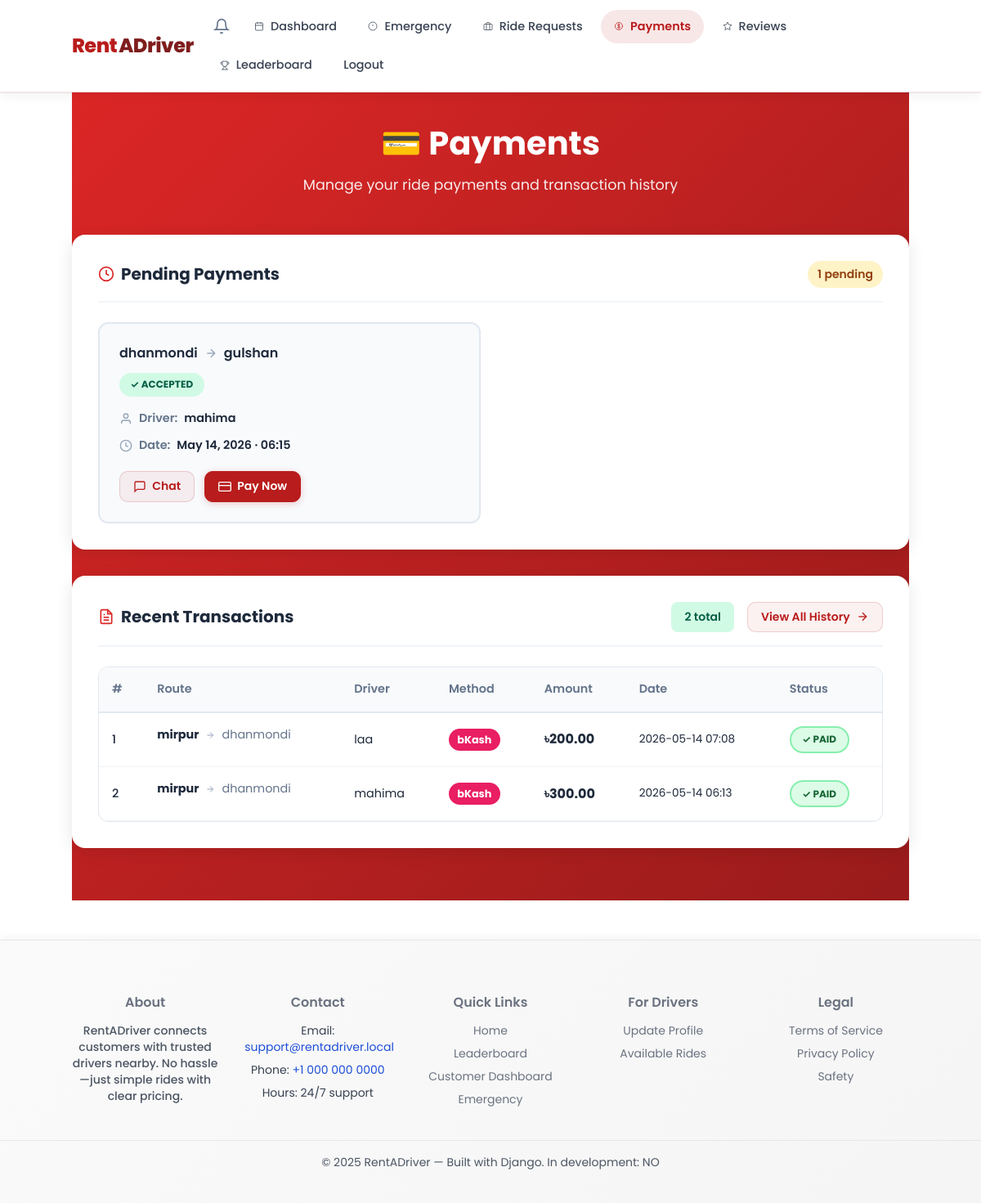
The page /payments/ (signed in) on the database as committed earlier.
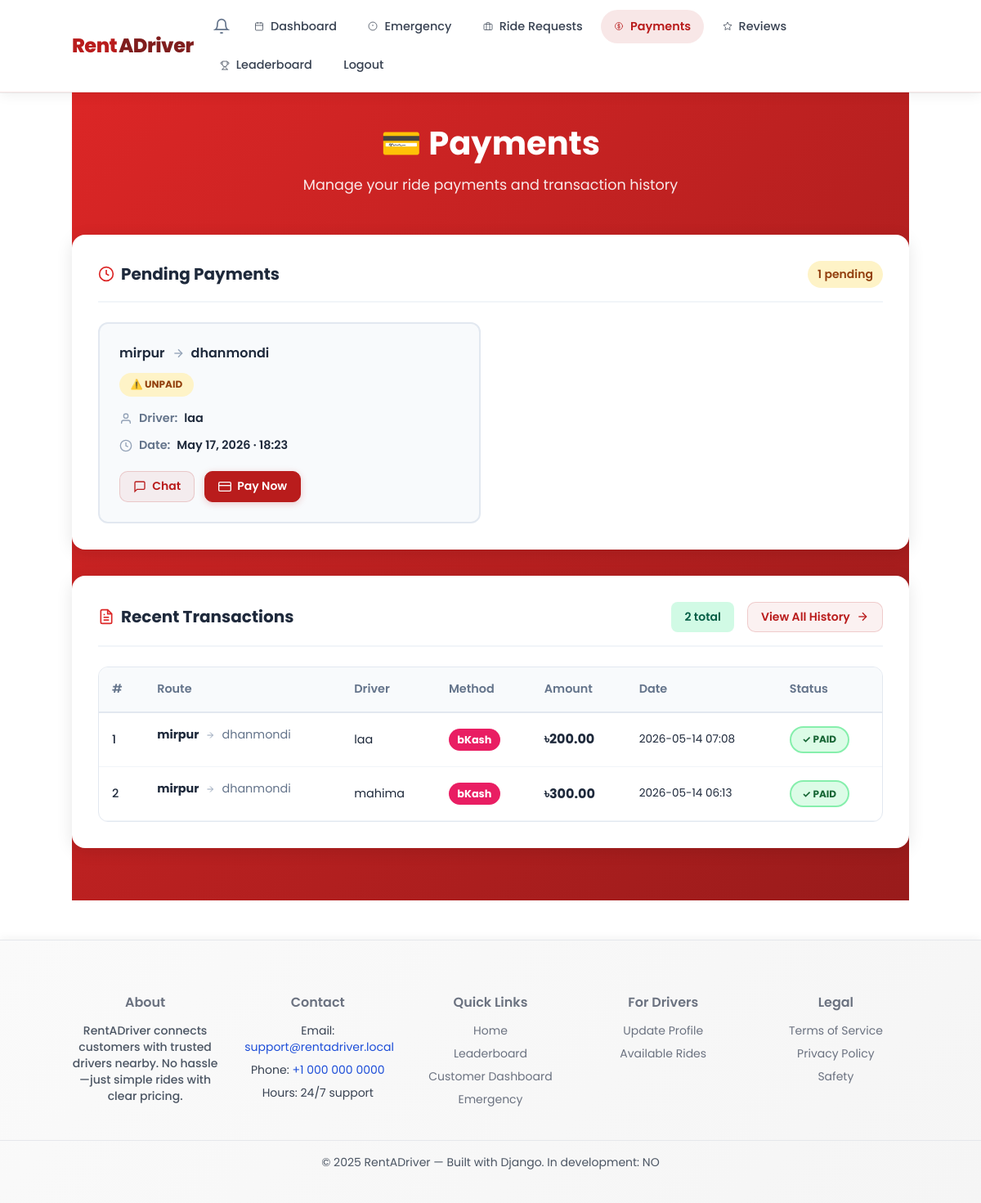
The same page on the database as committed later.
### core/models.py (models this page shows, shortened)
class Booking(models.Model):
    ride_request = models.OneToOneField(RideRequest, on_delete=models.CASCADE, related_name="booking")
    driver = models.ForeignKey(Account, on_delete=models.CASCADE, related_name="bookings")
    confirmed_at = models.DateTimeField(auto_now_add=True)
    status = models.CharField(
        max_length=20,
        choices=[('ongoing', 'Ongoing'), ('completed', 'Completed'), ('cancelled', 'Cancelled')],
        default='ongoing'
    )

class RideRequest(models.Model):
    customer = models.ForeignKey(Account, on_delete=models.CASCADE)
    pickup_location = models.CharField(max_length=200)
    dropoff_location = models.CharField(max_length=200)
    pickup_lat = models.FloatField(null=True, blank=True)
    pickup_lng = models.FloatField(null=True, blank=True)
    dropoff_lat = models.FloatField(null=True, blank=True)
    dropoff_lng = models.FloatField(null=True, blank=True)
    status = models.CharField(max_length=20, default="pending")
    created_at = models.DateTimeField(auto_now_add=True)

class DriverProfile(models.Model):
    user = models.OneToOneField(Account, on_delete=models.CASCADE)
    full_name = models.CharField(max_length=100, null=True, blank=True)
    license_number = models.CharField(max_length=50)
    phone_number = models.CharField(max_length=20, null=True, blank=True)
    vehicle_details = models.CharField(max_length=100, default="Unknown")
    address = models.CharField(max_length=200, null=True, blank=True)
    nid_number = models.CharField(max_length=50, null=True, blank=True)
    profile_picture = models.ImageField(upload_to="profiles/", null=True, blank=True)
    current_lat = models.FloatField(null=True, blank=True)
    current_lng = models.FloatField(null=True, blank=True)

### payments/models.py (models this page shows, shortened)
class Payment(models.Model):
    METHOD_CHOICES = [
        ('bkash', 'bKash'),
        ('nagad', 'Nagad'),
        ('bank', 'Bank Transfer'),
    ]
    booking = models.OneToOneField(Booking, on_delete=models.CASCADE, related_name='payment')
    method = models.CharField(max_length=20, choices=METHOD_CHOICES)
    account_number = models.CharField(max_length=50)
    amount = models.DecimalField(max_digits=10, decimal_places=2)
    paid_at = models.DateTimeField(auto_now_add=True)

### payments/views.py (the view)
# urls.py: path('payments/', include('payments.urls')),
@login_required
def payments(request):
    if request.user.role != 'customer':
        return HttpResponseForbidden("Only customers can access payments.")
    pending_bookings = _unpaid_bookings_for(request.user)
    paid_payments = (
        Payment.objects.filter(booking__ride_request__customer=request.user)
        .select_related(
            'booking', 'booking__ride_request',
            'booking__driver', 'booking__driver__driverprofile',
        )
        .order_by('-paid_at')
    )
    return render(request, 'payments.html', {
        'bookings': pending_bookings,
        'paid_payments': paid_payments,
    })

### payments/views.py (called while the page is built)
def _unpaid_bookings_for(user):
    paid_ids = set(
        Payment.objects.filter(
            booking__ride_request__customer=user
        ).values_list('booking_id', flat=True)
    )
    return (
        Booking.objects.filter(
            ride_request__customer=user,
            status__in=['ongoing', 'completed'],
        )
        .exclude(id__in=paid_ids)
        .select_related('ride_request', 'driver', 'driver__driverprofile')
        .order_by('-confirmed_at')
    )

### core/templates/payments.html (shortened to what the changed rows need)
{% extends "base.html" %}
{% block content %}
<section class="payments-page">
  <div class="container payments-container">
    <div class="payments-page-header">
      <div class="header-content">
        <h1 class="page-title">💳 Payments</h1>
      </div>
    </div>
    <div class="payments-section">
      <div class="section-header">
        <h2 class="section-title">
          <svg width="20" height="20" viewBox="0 0 24 24" fill="none" stroke="currentColor" stroke-width="2">
            <circle cx="12" cy="12" r="10"/>
            <polyline points="12 6 12 12 16 14"/>
          </svg>
          Pending Payments
        </h2>
      </div>
      <div class="pending-payments-grid">
        {% for booking in bookings %}
          <div class="payment-card">
            <div class="payment-card-header">
              <div class="route-info">
                <h3 class="route-title">{{ booking.ride_request.pickup_location }}</h3>
                <svg class="route-arrow" width="16" height="16" viewBox="0 0 24 24" fill="none" stroke="currentColor" stroke-width="2">
                  <line x1="5" y1="12" x2="19" y2="12"/>
                  <polyline points="12 5 19 12 12 19"/>
                </svg>
                <h3 class="route-title">{{ booking.ride_request.dropoff_location }}</h3>
              </div>
              {% if booking.status == 'completed' %}
                <span class="status-badge status-unpaid">⚠️ Unpaid</span>
              {% else %}
                <span class="status-badge status-accepted">✓ Accepted</span>
              {% endif %}
            </div>
            <div class="payment-card-body">
              <div class="payment-detail">
                <svg width="16" height="16" viewBox="0 0 24 24" fill="none" stroke="currentColor" stroke-width="2">
                  <path d="M20 21v-2a4 4 0 0 0-4-4H8a4 4 0 0 0-4 4v2"/>
                  <circle cx="12" cy="7" r="4"/>
                </svg>
                <span class="detail-label">Driver:</span>
                <span class="detail-value">
                  {% if booking.driver.driverprofile.full_name %}
                    {{ booking.driver.driverprofile.full_name }}
                  {% else %}
                    {{ booking.driver.username }}
                  {% endif %}
                </span>
              </div>
              <div class="payment-detail">
                <svg width="16" height="16" viewBox="0 0 24 24" fill="none" stroke="currentColor" stroke-width="2">
                  <circle cx="12" cy="12" r="10"/>
                  <polyline points="12 6 12 12 16 14"/>
                </svg>
                <span class="detail-label">Date:</span>
                <span class="detail-value">{{ booking.ride_request.created_at|date:"F d, Y · H:i" }}</span>
              </div>
            </div>
            <div class="payment-card-actions">
              <a href="{% url 'chat_room' booking.id %}" class="btn btn-secondary btn-sm">
                <svg width="16" height="16" viewBox="0 0 24 24" fill="none" stroke="currentColor" stroke-width="2">
                  <path d="M21 15a2 2 0 0 1-2 2H7l-4 4V5a2 2 0 0 1 2-2h14a2 2 0 0 1 2 2z"/>
                </svg>
                Chat
              </a>
              <button class="btn btn-primary btn-sm" onclick="openPayModal('{{ booking.id }}','{{ booking.ride_request.pickup_location|escapejs }}','{{ booking.ride_request.dropoff_location|escapejs }}')">
                <svg width="16" height="16" viewBox="0 0 24 24" fill="none" stroke="currentColor" stroke-width="2">
                  <rect x="1" y="4" width="22" height="16" rx="2" ry="2"/>
                  <line x1="1" y1="10" x2="23" y2="10"/>
                </svg>
                Pay Now
              </button>
            </div>
          </div>
        {% endfor %}
      </div>
    </div>
    <div class="payments-section">
      <div class="section-header">
        <h2 class="section-title">
          <svg width="20" height="20" viewBox="0 0 24 24" fill="none" stroke="currentColor" stroke-width="2">
            <path d="M14 2H6a2 2 0 0 0-2 2v16a2 2 0 0 0 2 2h12a2 2 0 0 0 2-2V8z"/>
            <polyline points="14 2 14 8 20 8"/>
            <line x1="16" y1="13" x2="8" y2="13"/>
            <line x1="16" y1="17" x2="8" y2="17"/>
            <polyline points="10 9 9 9 8 9"/>
          </svg>
          Recent Transactions
        </h2>
      </div>
      {% if paid_payments %}
        <div class="transactions-table-wrapper">
          <table class="transactions-table">
            <thead>
              <tr>
                <th>#</th>
                <th>Route</th>
                <th>Driver</th>
                <th>Method</th>
                <th>Amount</th>
                <th>Date</th>
                <th>Status</th>
              </tr>
            </thead>
            <tbody>
              {% for p in paid_payments|slice:":5" %}
                <tr>
                  <td class="td-number">{{ forloop.counter }}</td>
                  <td class="td-route">
                    <span class="route-from">{{ p.booking.ride_request.pickup_location }}</span>
                    <svg class="route-arrow-sm" width="12" height="12" viewBox="0 0 24 24" fill="none" stroke="currentColor" stroke-width="2">
                      <line x1="5" y1="12" x2="19" y2="12"/>
                      <polyline points="12 5 19 12 12 19"/>
                    </svg>
                    <span class="route-to">{{ p.booking.ride_request.dropoff_location }}</span>
                  </td>
                  <td>
                    {% if p.booking.driver.driverprofile.full_name %}
                      {{ p.booking.driver.driverprofile.full_name }}
                    {% else %}
                      {{ p.booking.driver.username }}
                    {% endif %}
                  </td>
                  <td>
                    {% if p.method == 'bkash' %}
                      <span class="method-badge method-bkash">bKash</span>
                    {% elif p.method == 'nagad' %}
                      <span class="method-badge method-nagad">Nagad</span>
                    {% else %}
                      <span class="method-badge method-bank">Bank</span>
                    {% endif %}
                  </td>
                  <td class="td-amount">৳{{ p.amount }}</td>
                  <td class="td-date">{{ p.paid_at|date:"Y-m-d H:i" }}</td>
                  <td>
                    <span class="status-badge status-paid">✓ Paid</span>
                  </td>
                </tr>
              {% endfor %}
            </tbody>
          </table>
        </div>
      {% endif %}
    </div>
  </div>
</section>
{% endblock %}

Rows that differ between the two databases and show on the page:
no longer on this page (row edited): Booking: ride_request.pickup_location "dhanmondi", ride_request.dropoff_location "gulshan", status "✓ ACCEPTED", driver.driverprofile.full_name "mahima", ride_request.created_at "May 14, 2026 · 06:15"
added Booking: ride_request.pickup_location "mirpur", ride_request.dropoff_location "dhanmondi", status "⚠️ UNPAID", driver.driverprofile.full_name "laa", ride_request.created_at "May 17, 2026 · 18:23"
